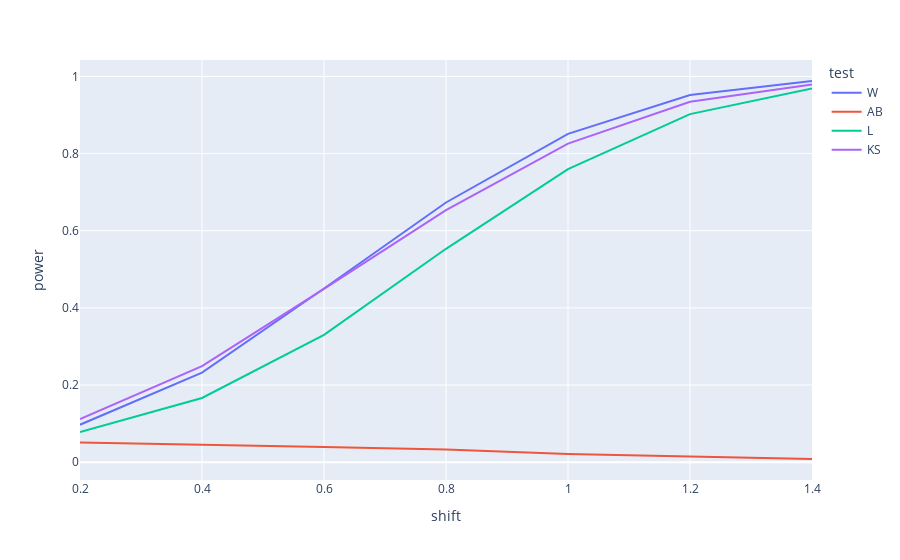

Here is the notebook cell this chart was saved with:
### Code cell
print("Normal distribution with respective shift and scale parameters")
fig = px.line(
    powers.astype({
        "shift": np.float64, "scale": np.float64, "power": np.float64, "test": str
    }), 
    x='shift', 
    y='power', 
    color='test', 
)
fig.show()

### Figure 1 — Plotly figure (JSON) as saved in the notebook; plotly's stock layout.template omitted (floating-point values rounded to 4 significant figures)
{"data": [{"hovertemplate": "test=W<br>shift=%{x}<br>power=%{y}<extra></extra>", "legendgroup": "W", "line": {"color": "#636efa", "dash": "solid"}, "marker": {"symbol": "circle"}, "mode": "lines", "name": "W", "orientation": "v", "showlegend": true, "type": "scatter", "x": [0.2, 0.4, 0.6, 0.8, 1, 1.2, 1.4], "xaxis": "x", "y": [0.0971, 0.2323, 0.4501, 0.6732, 0.8512, 0.9518, 0.9882], "yaxis": "y"}, {"hovertemplate": "test=AB<br>shift=%{x}<br>power=%{y}<extra></extra>", "legendgroup": "AB", "line": {"color": "#EF553B", "dash": "solid"}, "marker": {"symbol": "circle"}, "mode": "lines", "name": "AB", "orientation": "v", "showlegend": true, "type": "scatter", "x": [0.2, 0.4, 0.6, 0.8, 1, 1.2, 1.4], "xaxis": "x", "y": [0.0509, 0.0459, 0.0395, 0.0327, 0.0211, 0.0149, 0.0082], "yaxis": "y"}, {"hovertemplate": "test=L<br>shift=%{x}<br>power=%{y}<extra></extra>", "legendgroup": "L", "line": {"color": "#00cc96", "dash": "solid"}, "marker": {"symbol": "circle"}, "mode": "lines", "name": "L", "orientation": "v", "showlegend": true, "type": "scatter", "x": [0.2, 0.4, 0.6, 0.8, 1, 1.2, 1.4], "xaxis": "x", "y": [0.0779, 0.1664, 0.33, 0.5532, 0.7596, 0.9023, 0.9687], "yaxis": "y"}, {"hovertemplate": "test=KS<br>shift=%{x}<br>power=%{y}<extra></extra>", "legendgroup": "KS", "line": {"color": "#ab63fa", "dash": "solid"}, "marker": {"symbol": "circle"}, "mode": "lines", "name": "KS", "orientation": "v", "showlegend": true, "type": "scatter", "x": [0.2, 0.4, 0.6, 0.8, 1, 1.2, 1.4], "xaxis": "x", "y": [0.1117, 0.249, 0.4492, 0.6534, 0.8258, 0.9344, 0.9789], "yaxis": "y"}], "layout": {"legend": {"title": {"text": "test"}, "tracegroupgap": 0}, "margin": {"t": 60}, "xaxis": {"anchor": "y", "domain": [0, 1], "title": {"text": "shift"}}, "yaxis": {"anchor": "x", "domain": [0, 1], "title": {"text": "power"}}}}
